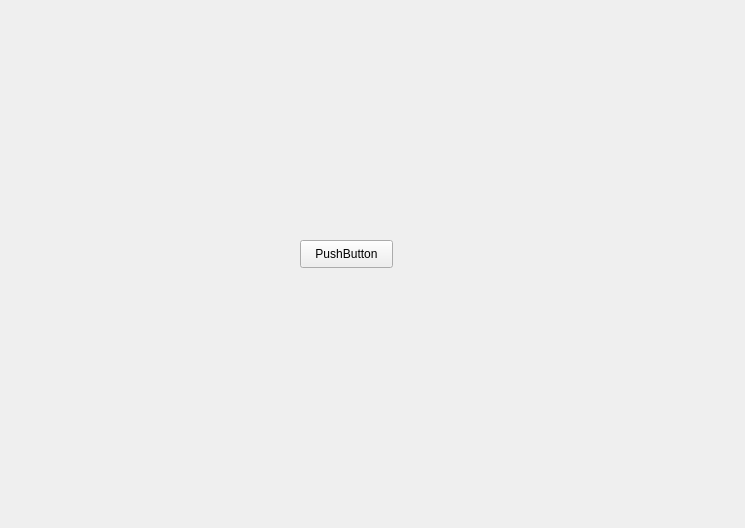
<?xml version="1.0" encoding="UTF-8"?>
<ui version="4.0">
 <class>Widget</class>
 <widget class="QWidget" name="Widget">
  <property name="geometry">
   <rect>
    <x>0</x>
    <y>0</y>
    <width>745</width>
    <height>528</height>
   </rect>
  </property>
  <property name="windowTitle">
   <string>Widget</string>
  </property>
  <widget class="QPushButton" name="pushButton">
   <property name="geometry">
    <rect>
     <x>300</x>
     <y>240</y>
     <width>93</width>
     <height>28</height>
    </rect>
   </property>
   <property name="text">
    <string>PushButton</string>
   </property>
  </widget>
 </widget>
 <layoutdefault spacing="6" margin="11"/>
 <resources/>
 <connections>
  <connection>
   <sender>pushButton</sender>
   <signal>clicked()</signal>
   <receiver>Widget</receiver>
   <slot>close()</slot>
   <hints>
    <hint type="sourcelabel">
     <x>342</x>
     <y>262</y>
    </hint>
    <hint type="destinationlabel">
     <x>335</x>
     <y>732</y>
    </hint>
   </hints>
  </connection>
 </connections>
</ui>
